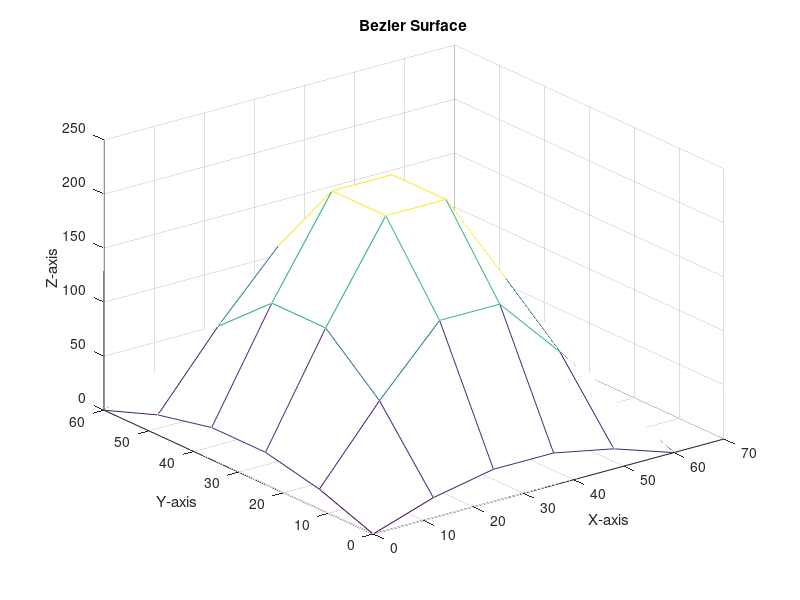

The MATLAB source for this figure: (Note: this script raises an error after producing the figure.)
clc 
clear all 
Bx = [0 15 30 45 60;
      0 15 30 45 60;
      0 15 30 45 60;
      0 15 30 45 60;
      0 15 30 45 60];
  
 By = [0 0 0 0 0;
       15 15 15 15 15;
       30 30 30 30 30;
       45 45 45 45 45;
       60 60 60 60 60];
     
     Bz = [0 25 50 25 0;
           25 65 400 65 25;
           50 200 750 200 50;
           25 65 400 65 25;
           0 25 50 25 0];
      
      N = [1 -4 6 -4 1; -4 12 -12 4 0; 6 -12 6 0 0; -4 4 0 0 0;1 0 0 0 0];
      NT = transpose(N);
      
      % Request user info 
      
      res = input  ('Enter resolution of the Bezier surface: No. of points in each parametric direction:');
      resc = input('Number of points on each cutter path:');
      resr = input('Enter Number of Cutter paths:')
      
      % Main routine (calculate points for each coordinate)
      for i = 1:res+1;
          for j=1:res+1;
              U = [((i-1)/res)^4 ((i-1)/res)^3 ((i-1)/res)^2 ((i-1)/res) 1];
              W = [((j-1)/res)^4 ((j-1)/res)^3 ((j-1)/res)^2 ((j-1)/res) 1];
              % Coordinates of sirface points 
              Px(i,j) = U*N*Bx*NT*W';
              Py(i,j) = U*N*By*NT*W';
              Pz(i,j) = U*N*Bz*NT*W';
          end 
      end
      
      % Display sirface and control points on screen 
      
      figure
      
      mesh(Px,Py,Pz);
      %shading interp;
      title('Bezier Surface');
      grid on
      xlabel('X-axis');ylabel('Y-axis');zlabel('Z-axis');
      
      cutterpath(N,NT,Bx,By,Bz,resc,resr)
     